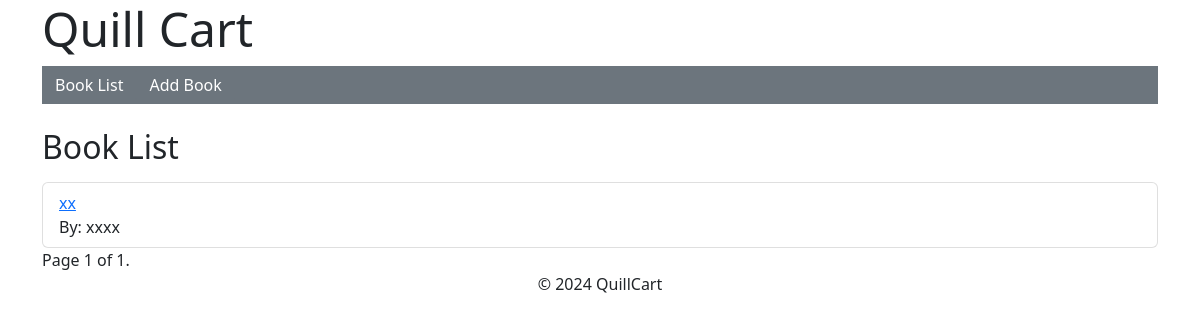
The page /books/ on the database as committed earlier.
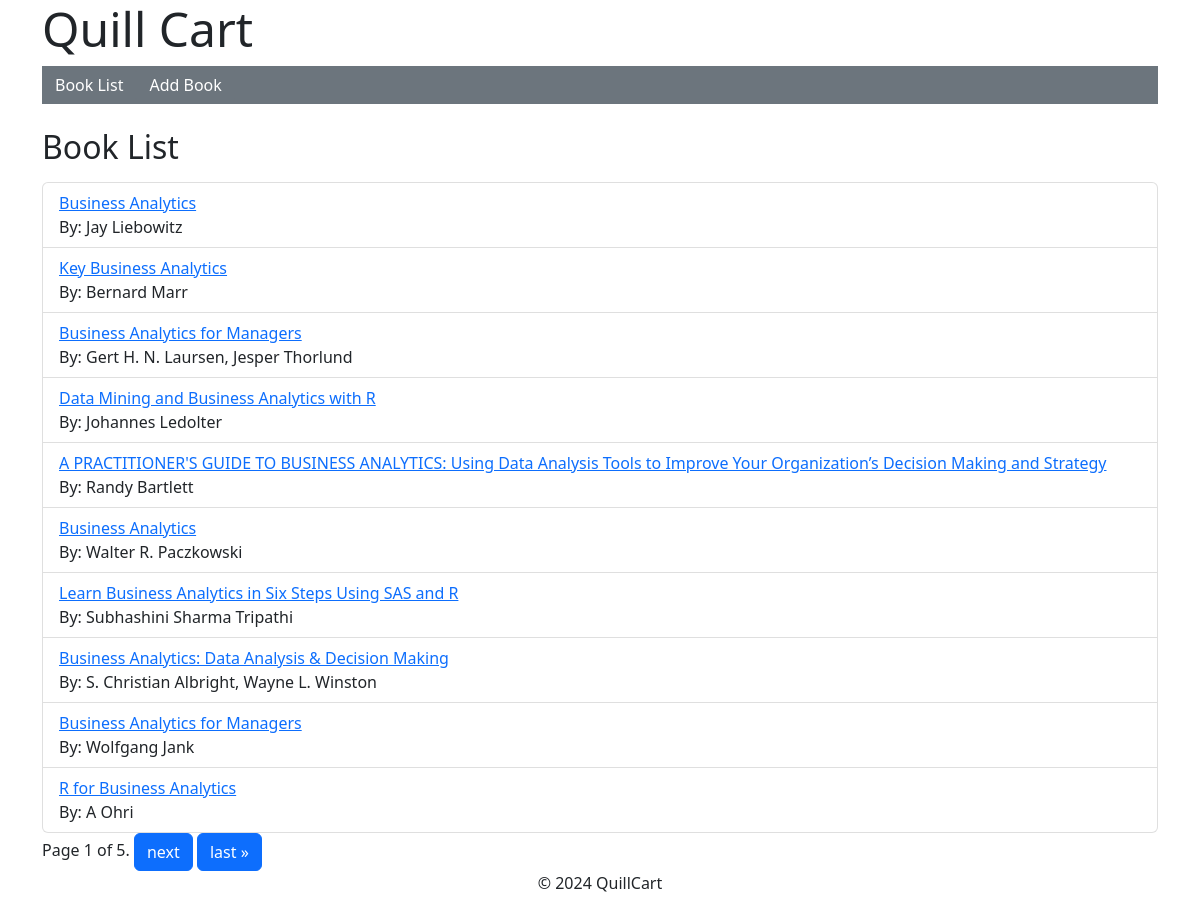
The same page on the database as committed later.
### quillcart/models.py (models this page shows, shortened)
class Book(models.Model):
    custom_id = models.DecimalField(max_digits=20, decimal_places=0, primary_key=True)
    title = models.CharField(max_length=255)
    subtitle = models.CharField(max_length=255, null=True, blank=True)
    authors = models.CharField(max_length=255)
    publisher = models.CharField(max_length=255)
    published_date = models.DateField()
    category = models.CharField(max_length=255)
    distribution_expense = models.DecimalField(max_digits=5, decimal_places=2)

### quillcart/views.py (the view)
# urls.py: path('books/', views.book_list, name='book_list'),
def book_list(request):
    books = Book.objects.all()
    paginator = Paginator(books, 10)  # Show 10 books per page
    page_number = request.GET.get('page')
    try:
        page = paginator.page(page_number)
    except PageNotAnInteger:
        page = paginator.page(1)
    except EmptyPage:
        page = paginator.page(paginator.num_pages)
    return render(request, 'quillcart/book_list.html', {'books': page})

### quillcart/templates/quillcart/book_list.html (shortened to what this page needs)
{% extends "base.html" %}
{% load custom_pagination %}
{% block content %}
    <h2 class="mt-4 mb-3">Book List</h2>
    <ul class="list-group">
        {% for book in books %}
            <li class="list-group-item">
                <a href="{% url 'quillcart:view_book' book.custom_id %}">{{ book.title }}</a><br>
                By: {{ book.authors }}
            </li>
        {% endfor %}
    </ul>
    <div class="pagination">
        <span class="step-links">
            <span class="current-page">
                Page {{ books.number }} of {{ books.paginator.num_pages }}.
            </span>
            {% if books.has_next %}
                <a href="?page={{ books.next_page_number }}" class="btn btn-primary">next</a>
                <a href="?page={{ books.paginator.num_pages }}" class="btn btn-primary">last &raquo;</a>
            {% endif %}
        </span>
    </div>
{% endblock %}

### quillcart/templates/base.html (shortened to what this page needs)
<!DOCTYPE html>
<html>
<head>
    <link href="https://cdn.jsdelivr.net/npm/bootstrap@5.2.3/dist/css/bootstrap.min.css" rel="stylesheet">
</head>
<body>
    <header class="container">
        <h1 class="display-5">{% block header %}Quill Cart{% endblock %}</h1>
        <nav class="bg-secondary">
            <ul class="nav">
                <li class="nav-item">
                    <a class="btn btn-secondary" href="{% url 'quillcart:book_list' %}">Book List</a>
                </li>
                <li class="nav-item">
                    <a class="btn btn-secondary" href="{% url 'quillcart:create_book' %}">Add Book</a>
                </li>
            </ul>
        </nav>
    </header>
    <main class="container">
        <div class="content">
            {% block content %}
            {% endblock %}
        </div>
    </main>
    <footer class="footer text-center">
        <p>&copy; {% now "Y" %} QuillCart</p>
    </footer>
</body>
</html>

Rows that differ between the two databases and show on the page:
removed Book: title "xx", authors "xxxx"
added Book: title "Business Analytics", authors "Jay Liebowitz"
added Book: title "Key Business Analytics", authors "Bernard Marr"
added Book: title "Business Analytics for Managers", authors "Gert H. N. Laursen, Jesper Thorlund"
added Book: title "Data Mining and Business Analytics with R", authors "Johannes Ledolter"
added Book: title "A PRACTITIONER'S GUIDE TO BUSINESS ANALYTICS: Using Data Analysis Tools to Improve Your Organization’s Decision Making and Strategy", authors "Randy Bartlett"
added Book: title "Business Analytics", authors "Walter R. Paczkowski"
added Book: title "Learn Business Analytics in Six Steps Using SAS and R", authors "Subhashini Sharma Tripathi"
added Book: title "Business Analytics: Data Analysis & Decision Making", authors "S. Christian Albright, Wayne L. Winston"
added Book: title "Business Analytics for Managers", authors "Wolfgang Jank"
added Book: title "R for Business Analytics", authors "A Ohri"
Other text that changed with them:
{{ books.paginator.num_pages }}: "1" → "5"
text now shown: "next last »"
